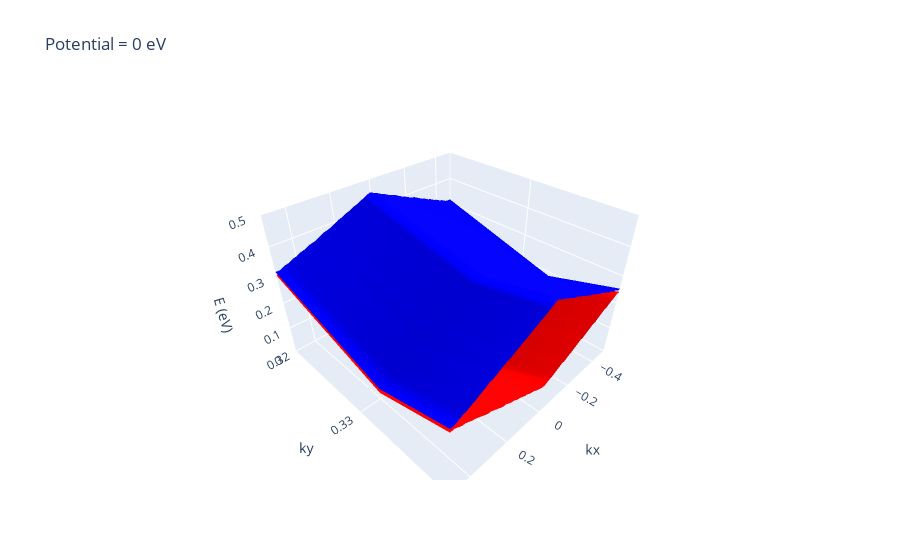

Notebook code cell kept with this figure:
### Markdown cell above
## Finding minizone boundary

minizone boundary are the points where cb1 and cb2 meet in the presence of an external potential

### Code cell
potentials = ["0",".3"]
e_ranges = [0.5]
for potential, e_range in zip(potentials, e_ranges):
    filename = f"potential_{potential}/bulkek.dat"
    bands = split_data_by_bands(filename)
    cb1 = bands[48]
    cb2 = bands[49]

    fig = go.Figure()

    fig.add_trace(go.Mesh3d(x=cb1[:,0], y=cb1[:,1], z=cb1[:,4], color='red'))
    fig.add_trace(go.Mesh3d(x=cb2[:,0], y=cb2[:,1], z=cb2[:,4], color='blue'))

    fig.update_layout(scene=dict(
                    xaxis=dict(title='kx', showgrid=True,range=[-0.5,0.5]),
                    yaxis=dict(title='ky',  showgrid=True,range=[0.32,0.34]),
                    zaxis=dict(title='E (eV)', range=[0,e_range]),),
                    title=f'Potential = {potential} eV')

    fig.show()

### Figure 1 — Plotly figure (JSON) as saved in the notebook; plotly's stock layout.template omitted (floating-point values rounded to 4 significant figures; data arrays with more than 128 entries replaced by an {"elided": "..."} marker saying what was removed)
{"data": [{"color": "red", "type": "mesh3d", "x": {"elided": "12221 float values"}, "y": {"elided": "12221 float values"}, "z": {"elided": "12221 float values"}}, {"color": "blue", "type": "mesh3d", "x": {"elided": "12221 float values"}, "y": {"elided": "12221 float values"}, "z": {"elided": "12221 float values"}}], "layout": {"scene": {"xaxis": {"range": [-0.5, 0.5], "showgrid": true, "title": {"text": "kx"}}, "yaxis": {"range": [0.32, 0.34], "showgrid": true, "title": {"text": "ky"}}, "zaxis": {"range": [0, 0.5], "title": {"text": "E (eV)"}}}, "title": {"text": "Potential = 0 eV"}}}
